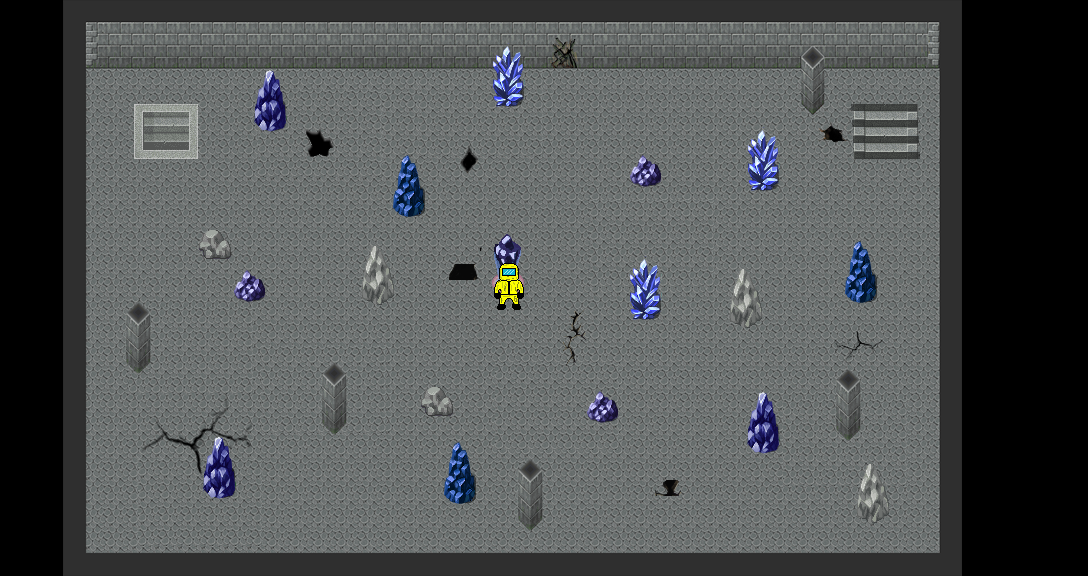

The image is a tile-based game level rendered from a .tmx file. Its description and complete source (layers, tilesets, objects, tile grids) follow:
An orthogonal 34x18 tile map with 32x32 px tiles, 2 tile layers (Nivel, Muros Invisibles), 2 tilesets.

<map version="1.2" tiledversion="1.3.4" orientation="orthogonal" renderorder="right-down" width="34" height="18" tilewidth="32" tileheight="32" infinite="0" nextlayerid="5" nextobjectid="1">
 <tileset firstgid="1" source="nivel7.tsx" />
 <tileset firstgid="2" source="nivel7.M.tsx" />
 <layer id="1" name="Nivel" width="34" height="18">
  <data encoding="csv">
0,0,0,0,0,0,0,0,0,0,0,0,0,0,0,0,0,0,0,0,0,0,0,0,0,0,0,0,0,0,0,0,0,0,
0,0,0,0,0,0,0,0,0,0,0,0,0,0,0,0,0,0,0,0,0,0,0,0,0,0,0,0,0,0,0,0,0,0,
0,0,0,0,0,0,0,0,0,0,0,0,0,0,0,0,0,0,0,0,0,0,0,0,0,0,0,0,0,0,0,0,0,0,
0,0,0,0,0,0,0,0,0,0,0,0,0,0,0,0,0,0,0,0,0,0,0,0,0,0,0,0,0,0,0,0,0,0,
0,0,0,0,0,0,0,0,0,0,0,0,0,0,0,0,0,0,0,0,0,0,0,0,0,0,0,0,0,0,0,0,0,0,
0,0,0,0,0,0,0,0,0,0,0,0,0,0,0,0,0,0,0,0,0,0,0,0,0,0,0,0,0,0,0,0,0,0,
0,0,0,0,0,0,0,0,0,0,0,0,0,0,0,0,0,0,0,0,0,0,0,0,0,0,0,0,0,0,0,0,0,0,
0,0,0,0,0,0,0,0,0,0,0,0,0,0,0,0,0,0,0,0,0,0,0,0,0,0,0,0,0,0,0,0,0,0,
0,0,0,0,0,0,0,0,0,0,0,0,0,0,0,0,0,0,0,0,0,0,0,0,0,0,0,0,0,0,0,0,0,0,
0,0,0,0,0,0,0,0,0,0,0,0,0,0,0,0,0,0,0,0,0,0,0,0,0,0,0,0,0,0,0,0,0,0,
0,0,0,0,0,0,0,0,0,0,0,0,0,0,0,0,0,0,0,0,0,0,0,0,0,0,0,0,0,0,0,0,0,0,
0,0,0,0,0,0,0,0,0,0,0,0,0,0,0,0,0,0,0,0,0,0,0,0,0,0,0,0,0,0,0,0,0,0,
0,0,0,0,0,0,0,0,0,0,0,0,0,0,0,0,0,0,0,0,0,0,0,0,0,0,0,0,0,0,0,0,0,0,
0,0,0,0,0,0,0,0,0,0,0,0,0,0,0,0,0,0,0,0,0,0,0,0,0,0,0,0,0,0,0,0,0,0,
0,0,0,0,0,0,0,0,0,0,0,0,0,0,0,0,0,0,0,0,0,0,0,0,0,0,0,0,0,0,0,0,0,0,
0,0,0,0,0,0,0,0,0,0,0,0,0,0,0,0,0,0,0,0,0,0,0,0,0,0,0,0,0,0,0,0,0,0,
0,0,0,0,0,0,0,0,0,0,0,0,0,0,0,0,0,0,0,0,0,0,0,0,0,0,0,0,0,0,0,0,0,0,
1,0,0,0,0,0,0,0,0,0,0,0,0,0,0,0,0,0,0,0,0,0,0,0,0,0,0,0,0,0,0,0,0,0
</data>
 </layer>
 <layer id="4" name="Muros Invisibles" width="34" height="18">
  <data encoding="csv">
0,0,4,5,6,7,8,9,10,11,12,13,14,15,16,17,18,19,20,21,22,23,24,25,26,27,28,29,30,31,0,0,0,0,
0,0,36,37,38,39,40,0,0,0,0,0,0,0,0,49,50,0,0,0,0,0,0,0,0,59,0,0,0,63,0,0,0,0,
0,0,68,69,70,71,72,0,74,0,0,0,0,0,0,81,82,0,0,0,0,0,0,0,0,91,92,93,94,95,0,0,0,0,
0,0,100,101,0,0,0,0,106,0,0,0,0,0,0,0,0,0,0,0,0,0,0,0,0,123,124,0,126,127,0,0,0,0,
0,0,132,133,0,0,0,0,0,0,0,0,0,0,0,0,0,0,0,0,0,0,0,153,154,155,156,0,158,159,0,0,0,0,
0,0,164,165,166,167,0,0,0,0,0,0,174,0,0,0,0,0,0,0,182,0,0,185,0,0,0,0,0,191,0,0,0,0,
0,0,196,0,0,0,0,0,0,0,0,0,206,0,0,0,0,0,0,0,0,0,0,0,0,0,0,0,0,223,0,0,0,0,
0,0,228,0,0,0,232,0,0,0,0,0,0,0,0,0,0,0,0,0,0,0,0,0,0,0,252,253,0,255,0,0,0,0,
0,0,260,0,0,0,0,0,0,0,0,269,0,0,272,273,274,0,0,277,278,0,280,281,0,0,284,285,0,287,0,0,0,0,
0,0,292,0,294,0,0,0,0,0,0,301,0,0,0,305,306,0,0,309,310,0,312,313,0,0,316,317,0,319,0,0,0,0,
0,0,324,0,326,0,0,0,0,0,0,0,0,0,0,0,0,0,0,0,0,0,0,0,0,0,0,0,0,351,0,0,0,0,
0,0,356,0,358,0,0,0,0,0,364,0,0,0,0,0,0,0,0,0,0,0,0,0,0,0,380,0,0,383,0,0,0,0,
0,0,388,0,0,0,0,0,0,0,396,0,0,399,0,0,0,0,404,0,0,0,0,409,0,0,412,0,0,415,0,0,0,0,
0,0,420,0,0,0,424,0,0,0,428,0,0,0,0,0,0,0,0,0,0,0,0,441,0,0,444,0,0,447,0,0,0,0,
0,0,452,0,0,0,456,0,0,0,0,0,0,0,464,0,466,0,0,0,0,0,0,0,0,0,0,477,0,479,0,0,0,0,
0,0,484,0,0,0,488,0,0,0,0,0,0,0,496,0,498,0,0,0,0,0,0,0,0,0,0,509,0,511,0,0,0,0,
0,0,516,0,0,0,0,0,0,0,0,0,0,0,0,0,530,0,0,0,0,0,0,0,0,0,0,541,0,543,0,0,0,0,
0,0,548,549,550,551,552,553,554,555,556,557,558,559,560,561,562,563,564,565,566,567,568,569,570,571,572,573,574,575,576,0,0,0
</data>
 </layer>
</map>
